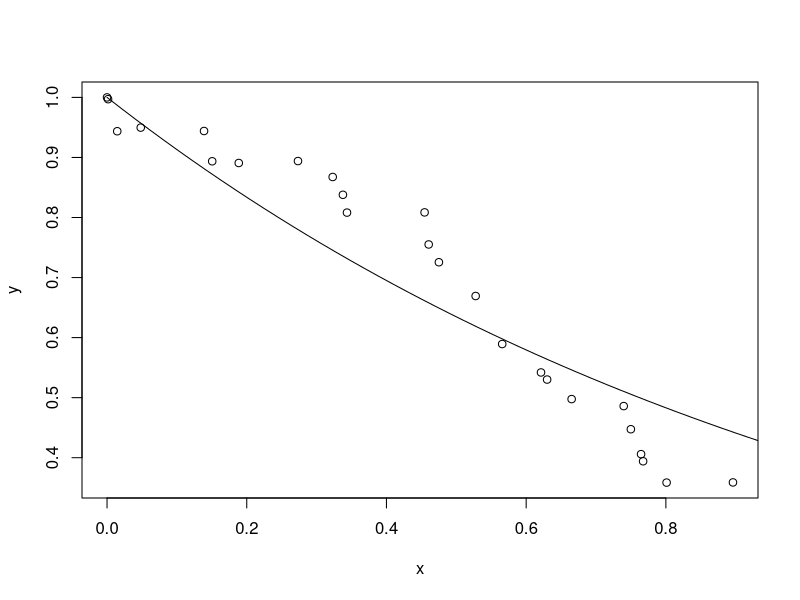

This figure's R source:
# Simple exponential decay functions to quantify abalone mortality from experimental data
# Data from Moore et al. (2011) 

setwd("~/R/Abalone Mortality") #set local working directory (where your .csv is saved)
rm(list=ls(all=TRUE)) #clears workspace

abmort <- read.csv("mooredata.csv", fill = FALSE, header = TRUE) 

x <- abmort$x.elnino # time in years 
y <- abmort$y.elnino # proportion of the initial abalone population alive

df <- data.frame(x, y) #create data frame from your x y data
m <- nls(y ~ exp(-r*x), data = df, start = list(r = 0.1)) #nonlinear least squares fit
summary(m) #summary of output m

# plot x y data and the fitted function to assess fit
plot(x,y)
t <- seq(from = 0, to = 1, length = 50)
lines(t, predict(m, list(x = t)), col = "black")
